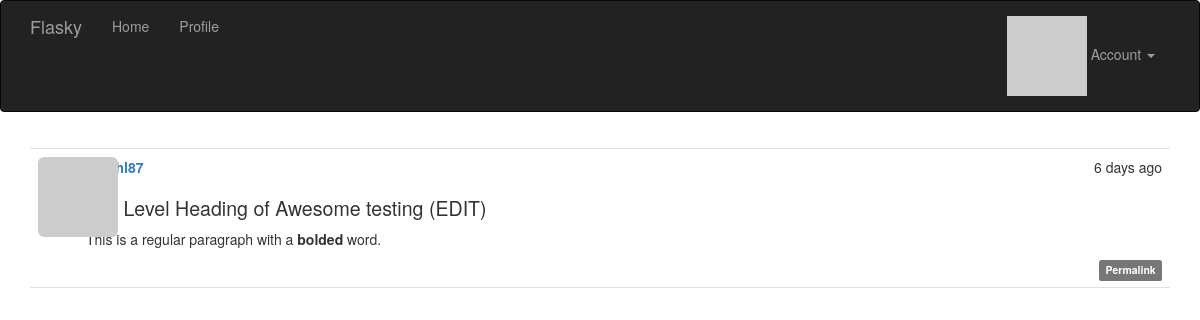
Screenshot of /post/104 (signed in) with the database file from the repository.
### app/models.py (models this page shows, shortened)
class Post(db.Model):
    __tablename__ = 'posts'
    id = db.Column(db.Integer, primary_key=True)
    body = db.Column(db.Text)
    body_html = db.Column(db.Text)
    timestamp = db.Column(db.DateTime, index=True, default=datetime.utcnow)
    author_id = db.Column(db.Integer, db.ForeignKey('users.id'))

### app/main/views.py (the view)
@main.route('/post/<int:id>')
def post(id):
    post = Post.query.get_or_404(id)
    return render_template('post.html', posts=[post])

### app/auth/views.py (called while the page is built)
@auth.before_app_request
def before_request():
    if current_user.is_authenticated:
        current_user.ping()
        if not current_user.confirmed \
                and request.endpoint \
                and request.blueprint != 'auth' \
                and request.endpoint != 'static':
            return redirect(url_for('auth.unconfirmed'))

### app/main/__init__.py (called while the page is built)
@main.app_context_processor
def inject_permissions():
    return dict(Permission=Permission)

### app/models.py (called while the page is built)
@login_manager.user_loader
def load_user(user_id):
    return User.query.get(int(user_id))

    def has_permission(self, perm):
        return self.permissions & perm == perm

    def can(self, perm):
        return self.role is not None and self.role.has_permission(perm)

    def is_administrator(self):
        return self.can(Permission.ADMIN)

    def ping(self):
        self.last_seen = datetime.utcnow()
        db.session.add(self)
        db.session.commit()

    def gravatar_hash(self):
        return hashlib.md5(self.email.lower().encode('utf-8')).hexdigest()

    def gravatar(self, size=100, default='identicon', rating='g'):
        url = 'https://secure.gravatar.com/avatar'
        hash = self.avatar_hash or self.gravatar_hash()
        return '{url}/{hash}?s={size}&d={default}&r={rating}'.format(
            url=url, hash=hash, size=size, default=default, rating=rating)

### app/templates/post.html (shortened to what this page needs)
{% extends "base.html" %}
{% import "_macros.html" as macros %}
{% block page_content %}
{% include '_posts.html' %}
{% endblock %}

### app/templates/_posts.html (shortened to what this page needs)
<ul class="posts">
    {% for post in posts %}
    <li class="post">
        <div class="post-thumbnail">
            <a href="{{ url_for('.user', username=post.author.username) }}">
                <img class="img-rounded profile-thumbnail" src="{{ post.author.gravatar(size=40) }}">
            </a>
        </div>
        <div class="post-content">
            <div class="post-date">{{ moment(post.timestamp).fromNow() }}</div>
            <div class="post-author"><a href="{{ url_for('.user', username=post.author.username) }}">{{ post.author.username }}</a></div>
            <div class="post-body">
                {% if post.body_html %}
                    {{ post.body_html | safe }}
                {% else %}
                    {{ post.body }}
                {% endif %}
            </div>
            <div class="post-footer">
                <a href="{{ url_for('.post', id=post.id) }}">
                    <span class="label label-default">Permalink</span>
                </a>
            </div>
        </div>
    </li>
    {% endfor %}
</ul>

### app/static/styles.css (style rules this page uses)
.profile-thumbnail { position: absolute; }
ul.posts { list-style-type: none; padding: 0px; margin: 16px 0px 0px 0px; border-top: 1px solid #e0e0e0; }
ul.posts li.post { padding: 8px; border-bottom: 1px solid #e0e0e0; }
div.post-date { float: right; }
div.post-author { font-weight: bold; }
div.post-thumbnail { position: absolute; }
div.post-content { margin-left: 48px; min-height: 48px; }
div.post-footer { text-align: right; }
.post-body h1 { font-size: 140%; }

### rows the page displays
Post: timestamp "6 days ago", body_html "Top Level Heading of Awesome testing (EDIT) This is a regular paragraph with a bolded word."
